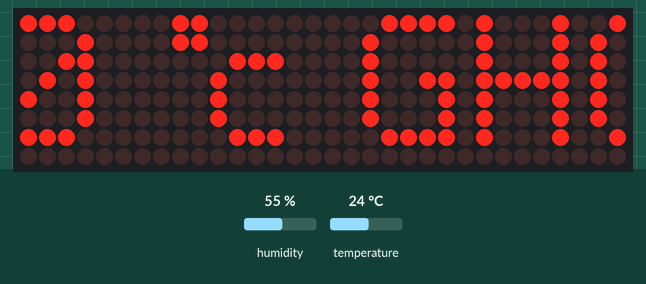
This sketch was run on a simulated Arduino Uno, built with avr-gcc and run on an emulated ATmega328P. On the bench: 32×8 LED matrix. Wiring (from diagram.json): DS1307 clock at I2C address 0x68. The test bench sets the inputs (shaded band); at power-on: humidity 55 %, temperature 24 °C. The local clock reads 2024-03-15 10:24:30 at power-on unless the sketch sets it.

Above: at 3.8 s.
3.9 s: humidity set to 22 %
7.8 s: humidity set to 19 %
At 9.6 s:
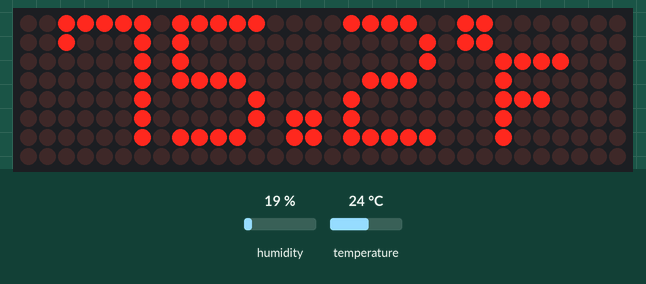
At 11.9 s:
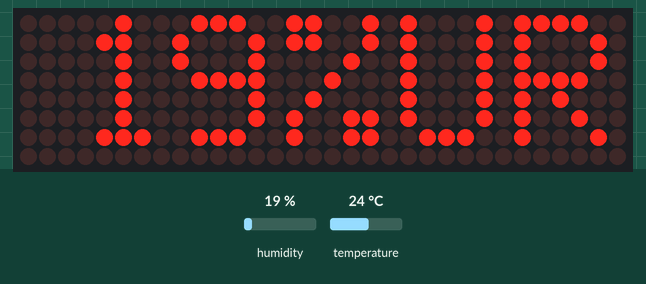

Measured:
- what the display in image 1 shows lasts 1.0 s, from 9.0 s to 10.0 s

The sketch:

sketch.ino
```cpp
#include <MD_Parola.h>
#include <MD_MAX72xx.h>
#include <DHT.h>
#include <SPI.h>
#include <Wire.h>
#include "Font7Seg.h"

#define HARDWARE_TYPE MD_MAX72XX::PAROLA_HW
#define MAX_DEVICES 4
#define CLK_PIN    13
#define DATA_PIN   11
#define CS_PIN     10
#define SPEED_TIME 75
#define PAUSE_TIME  0
#define MAX_MESG   20

#define DS1307_ADDRESS 0x68

#define DHTPIN 2
#define DHTTYPE DHT22
#define TIMEDHT 1000

uint8_t wday, mday, month, year;
uint8_t hours, minutes, seconds;

char szTime[9];
char szMesg[MAX_MESG + 1] = "";

float humidity, celsius, fahrenheit;

uint8_t degC[] = { 6, 3, 3, 56, 68, 68, 68 };
uint8_t degF[] = { 6, 3, 3, 124, 20, 20, 4 };

uint8_t clear = 0x00;

uint32_t timerDHT = TIMEDHT;

DHT dht(DHTPIN, DHTTYPE);

MD_Parola P = MD_Parola(HARDWARE_TYPE, CS_PIN, MAX_DEVICES);

void beginDS1307()
{
  Wire.beginTransmission(DS1307_ADDRESS);
  Wire.write(clear);
  Wire.endTransmission();
  Wire.requestFrom(DS1307_ADDRESS, 0x07);

  seconds = bcdToDec(Wire.read());
  minutes = bcdToDec(Wire.read());
  hours = bcdToDec(Wire.read() & 0xff);
  wday = bcdToDec(Wire.read());
  mday = bcdToDec(Wire.read());
  month = bcdToDec(Wire.read());
  year = bcdToDec(Wire.read());
}

uint8_t decToBcd(uint8_t value)
{
  return ((value / 10 * 16) + (value % 10));
}

uint8_t bcdToDec(uint8_t value)
{
  return ((value / 16 * 10) + (value % 16));
}

void getTime(char *psz, bool f = true)
{
  sprintf(psz, "%02d%c%02d", hours, (f ? ':' : ' '), minutes);
}

void getDate(char *psz)
{
  char  szBuf[10];
  sprintf(psz, "%d %s %04d", mday , mon2str(month, szBuf, sizeof(szBuf) - 1), (year + 2000));
}

void getTemperature()
{
  if ((millis() - timerDHT) > TIMEDHT) {
    timerDHT = millis();

    humidity = dht.readHumidity();

    celsius = dht.readTemperature();

    fahrenheit = dht.readTemperature(true);

    if (isnan(humidity) || isnan(celsius) || isnan(fahrenheit)) {
      Serial.println("Failed to read from DHT sensor!");
      return;
    }
  }
}

char *mon2str(uint8_t mon, char *psz, uint8_t len)
{
  static const __FlashStringHelper* str[] =
  {
    F("Jan"), F("Feb"), F("Mar"), F("Apr"),
    F("May"), F("Jun"), F("Jul"), F("Aug"),
    F("Sep"), F("Oct"), F("Nov"), F("Dec")
  };

  strncpy_P(psz, (const char PROGMEM *)str[mon - 1], len);
  psz[len] = '\0';

  return (psz);
}

char *dow2str(uint8_t code, char *psz, uint8_t len)
{
  static const __FlashStringHelper* str[] =
  {
    F("Sunday"), F("Monday"), F("Tuesday"),
    F("Wednesday"), F("Thursday"), F("Friday"),
    F("Saturday")
  };

  strncpy_P(psz, (const char PROGMEM *)str[code - 1], len);

  psz[len] = '\0';

  return (psz);
}

void setup(void)
{
  Wire.begin();

  P.begin(2);
  P.setInvert(false);

  P.setZone(0,  MAX_DEVICES - 4, MAX_DEVICES - 1);
  P.setZone(1, MAX_DEVICES - 4, MAX_DEVICES - 1);

  P.displayZoneText(1, szTime, PA_CENTER, SPEED_TIME, PAUSE_TIME, PA_PRINT, PA_NO_EFFECT);
  P.displayZoneText(0, szMesg, PA_CENTER, SPEED_TIME, 0, PA_PRINT , PA_NO_EFFECT);

  P.addChar('$', degC);
  P.addChar('&', degF);

  dht.begin();
}

void loop(void)
{
  static uint32_t lastTime = 0;
  static uint8_t  display = 0;
  static bool flasher = false;

  beginDS1307();
  getTemperature();

  P.displayAnimate();

  if (P.getZoneStatus(0))
  {
    switch (display)
    {
    case 0:
      P.setPause(0, 1000);
      P.setTextEffect(0, PA_SCROLL_LEFT, PA_SCROLL_UP);
      display++;
      dtostrf(celsius, 3, 1, szMesg);
      strcat(szMesg, " $");
      strcat(szMesg, " ");
      strcat(szMesg, "GHOST CODE");

      break;
    case 1:
      P.setTextEffect(0, PA_SCROLL_UP, PA_SCROLL_DOWN);
      display++;
      dtostrf(fahrenheit, 3, 1, szMesg);
      strcat(szMesg, "&");

      break;
    case 2:
      P.setTextEffect(0, PA_SCROLL_DOWN, PA_SCROLL_LEFT);
      display++;
      dtostrf(humidity, 3, 0, szMesg);
      strcat(szMesg, "%UR");

      break;
    case 3:
      P.setFont(0, numeric7Seg);
      P.setTextEffect(0, PA_PRINT, PA_NO_EFFECT);
      P.setPause(0, 0);

      if ((millis() - lastTime) >= 1000)
      {
        lastTime = millis();
        getTime(szMesg, flasher);
        flasher = !flasher;
      }

      if ((seconds == 00) && (seconds <= 10)) {
        display++;
        P.setTextEffect(0, PA_PRINT, PA_WIPE_CURSOR);
      }

      break;
    case 4:
      P.setFont(0, nullptr);
      P.setTextEffect(0, PA_SCROLL_LEFT, PA_SCROLL_LEFT);
      display++;
      dow2str(wday, szMesg, MAX_MESG);

      break;
    default:
      P.setTextEffect(0, PA_SCROLL_LEFT, PA_SCROLL_LEFT);
      display = 0;
      getDate(szMesg);

      break;
    }

    P.displayReset(0);
  }
}
```

Font7Seg.h
```cpp
// Data file for user example
#ifndef FONTDATA_H
#define FONTDATA_H

MD_MAX72XX::fontType_t numeric7Seg[] PROGMEM =
{
  0,      // 0
  0,      // 1
  0,      // 2
  0,      // 3
  0,      // 4
  0,      // 5
  0,      // 6
  0,      // 7
  0,      // 8
  0,      // 9
  0,      // 10
  0,      // 11
  0,      // 12
  0,      // 13
  0,      // 14
  0,      // 15
  0,      // 16
  0,      // 17
  0,      // 18
  0,      // 19
  0,      // 20
  0,      // 21
  0,      // 22
  0,      // 23
  0,      // 24
  0,      // 25
  0,      // 26
  0,      // 27
  0,      // 28
  0,      // 29
  0,      // 30
  0,      // 31
  1, 0,       // 32 - 'Space'
  0,      // 33 - '!'
  0,      // 34 - '"'
  0,      // 35 - '#'
  0,      // 36 - '$'
  0,      // 37 - '%'
  0,      // 38 - '&'
  0,      // 39 - '''
  0,      // 40 - '('
  0,      // 41 - ')'
  0,      // 42 - '*'
  0,      // 43 - '+'
  0,      // 44 - ','
  0,      // 45 - '-'
  1, 64,      // 46 - '.'
  0,      // 47 - '/'
  5, 127, 65, 65, 65, 127,    // 48 - '0'
  5, 0, 0, 127, 0, 0,         // 49 - '1'
  5, 121, 73, 73, 73, 79,     // 50 - '2'
  5, 73, 73, 73, 73, 127,     // 51 - '3'
  5, 15, 8, 8, 8, 127,        // 52 - '4'
  5, 79, 73, 73, 73, 121,     // 53 - '5'
  5, 127, 73, 73, 73, 121,    // 54 - '6'
  5, 1, 1, 1, 1, 127,         // 55 - '7'
  5, 127, 73, 73, 73, 127,    // 56 - '8'
  5, 79, 73, 73, 73, 127,     // 57 - '9'
  1, 20,      // 58 - ':'
  0,      // 59 - ';'
  0,      // 60 - '<'
  0,      // 61 - '='
  0,      // 62 - '>'
  0,      // 63 - '?'
  0,      // 64 - '@'
  5, 127, 9, 9, 9, 127,       // 65 - 'A'
  5, 127, 73, 73, 73, 54,     // 66 - 'B'
  5, 127, 65, 65, 65, 65,     // 67 - 'C'
  5, 127, 65, 65, 65, 62,     // 68 - 'D'
  5, 127, 73, 73, 73, 73,     // 69 - 'E'
  5, 127, 9, 9, 9, 9,         // 70 - 'F'
  0,      // 71 - 'G'
  0,      // 72 - 'H'
  0,      // 73 - 'I'
  0,      // 74 - 'J'
  0,      // 75 - 'K'
  0,      // 76 - 'L'
  0,      // 77 - 'M'
  0,      // 78 - 'N'
  0,      // 79 - 'O'
  0,      // 80 - 'P'
  0,      // 81 - 'Q'
  0,      // 82 - 'R'
  0,      // 83 - 'S'
  0,      // 84 - 'T'
  0,      // 85 - 'U'
  0,      // 86 - 'V'
  0,      // 87 - 'W'
  0,      // 88 - 'X'
  0,      // 89 - 'Y'
  0,      // 90 - 'Z'
  0,      // 91 - '['
  0,      // 92 - '\'
  0,      // 93 - ']'
  0,      // 94 - '^'
  0,      // 95 - '_'
  0,      // 96 - '`'
  5, 127, 9, 9, 9, 127,       // 97 - 'a'
  5, 127, 73, 73, 73, 54,     // 98 - 'b'
  5, 127, 65, 65, 65, 65,     // 99 - 'c'
  5, 127, 65, 65, 65, 62,     // 100 - 'd'
  5, 127, 73, 73, 73, 73,     // 101 - 'e'
  5, 127, 9, 9, 9, 9,         // 102 - 'f'
  0,      // 103 - 'g'
  0,      // 104 - 'h'
  0,      // 105 - 'i'
  0,      // 106 - 'j'
  0,      // 107 - 'k'
  0,      // 108 - 'l'
  0,      // 109 - 'm'
  0,      // 110 - 'n'
  0,      // 111 - 'o'
  0,      // 112 - 'p'
  0,      // 113 - 'q'
  0,      // 114 - 'r'
  0,      // 115 - 's'
  0,      // 116 - 't'
  0,      // 117 - 'u'
  0,      // 118 - 'v'
  0,      // 119 - 'w'
  0,      // 120 - 'x'
  0,      // 121 - 'y'
  0,      // 122 - 'z'
  0,      // 123 - '{'
  1, 127,     // 124 - '|'
  0,      // 125
  0,      // 126
  0,      // 127
  0,      // 128
  0,      // 129
  0,      // 130
  0,      // 131
  0,      // 132
  0,      // 133
  0,      // 134
  0,      // 135
  0,      // 136
  0,      // 137
  0,      // 138
  0,      // 139
  0,      // 140
  0,      // 141
  0,      // 142
  0,      // 143
  0,      // 144
  0,      // 145
  0,      // 146
  0,      // 147
  0,      // 148
  0,      // 149
  0,      // 150
  0,      // 151
  0,      // 152
  0,      // 153
  0,      // 154
  0,      // 155
  0,      // 156
  0,      // 157
  0,      // 158
  0,      // 159
  0,      // 160
  0,      // 161
  0,      // 162
  0,      // 163
  0,      // 164
  0,      // 165
  0,      // 166
  0,      // 167
  0,      // 168
  0,      // 169
  0,      // 170
  0,      // 171
  0,      // 172
  0,      // 173
  0,      // 174
  0,      // 175
  0,      // 176
  0,      // 177
  0,      // 178
  0,      // 179
  0,      // 180
  0,      // 181
  0,      // 182
  0,      // 183
  0,      // 184
  0,      // 185
  0,      // 186
  0,      // 187
  0,      // 188
  0,      // 189
  0,      // 190
  0,      // 191
  0,      // 192
  0,      // 193
  0,      // 194
  0,      // 195
  0,      // 196
  0,      // 197
  0,      // 198
  0,      // 199
  0,      // 200
  0,      // 201
  0,      // 202
  0,      // 203
  0,      // 204
  0,      // 205
  0,      // 206
  0,      // 207
  0,      // 208
  0,      // 209
  0,      // 210
  0,      // 211
  0,      // 212
  0,      // 213
  0,      // 214
  0,      // 215
  0,      // 216
  0,      // 217
  0,      // 218
  0,      // 219
  0,      // 220
  0,      // 221
  0,      // 222
  0,      // 223
  0,      // 224
  0,      // 225
  0,      // 226
  0,      // 227
  0,      // 228
  0,      // 229
  0,      // 230
  0,      // 231
  0,      // 232
  0,      // 233
  0,      // 234
  0,      // 235
  0,      // 236
  0,      // 237
  0,      // 238
  0,      // 239
  0,      // 240
  0,      // 241
  0,      // 242
  0,      // 243
  0,      // 244
  0,      // 245
  0,      // 246
  0,      // 247
  0,      // 248
  0,      // 249
  0,      // 250
  0,      // 251
  0,      // 252
  0,      // 253
  0,      // 254
  0,      // 255
};

#endif
```
